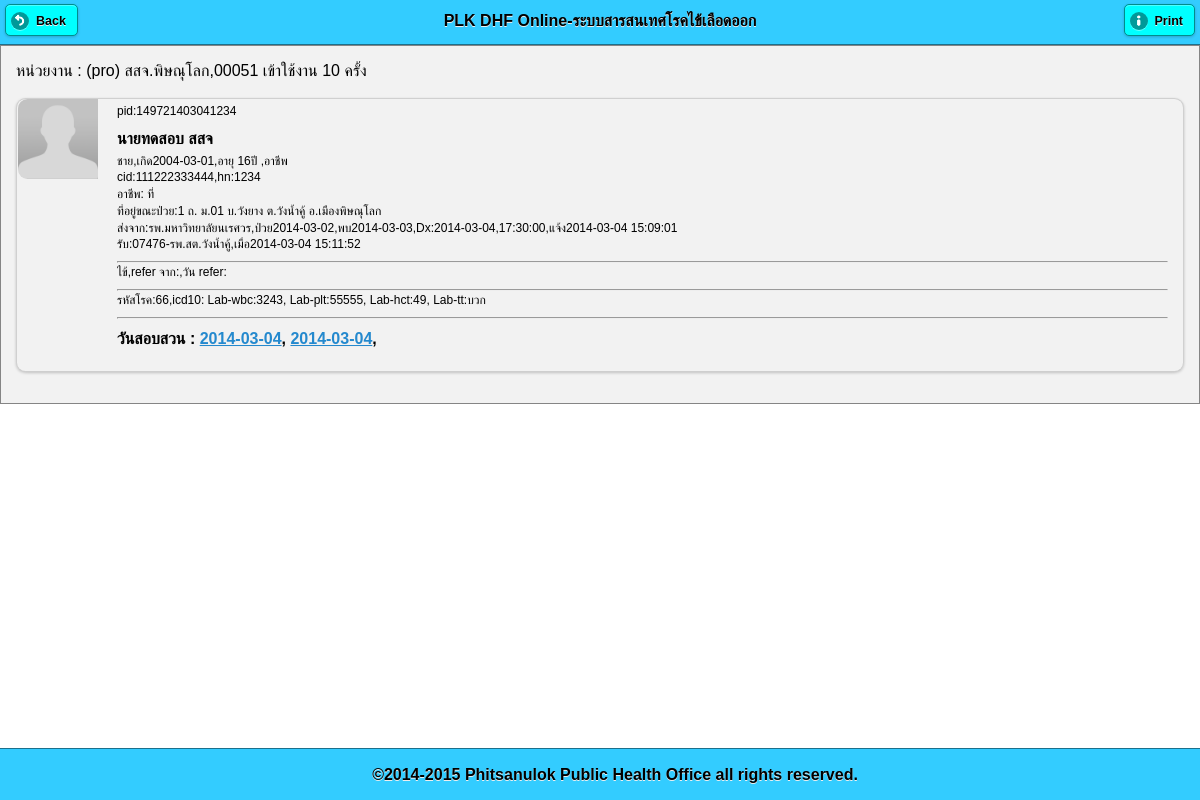
Screenshot of /pt_info.php?pid=149721403041234 (signed in) with the database file from the repository.
### tables this page shows
CREATE TABLE `patient_hos` (
  `pid` varchar(100) NOT NULL DEFAULT '',
  `datetime_send` datetime DEFAULT NULL,
  `office_own` varchar(5) DEFAULT NULL,
  `user_own` varchar(50) DEFAULT NULL,
  `hn` varchar(100) DEFAULT NULL,
  `prename` varchar(100) DEFAULT NULL,
  `sex` varchar(25) DEFAULT NULL,
  `name` varchar(100) DEFAULT NULL,
  `lname` varchar(100) DEFAULT NULL,
  `cid` varchar(100) DEFAULT NULL,
  `bdate` date DEFAULT NULL,
  `agey` varchar(100) DEFAULT NULL,
  `pt_tel` varchar(100) DEFAULT NULL,
  `family` varchar(255) DEFAULT NULL,
  `occupat` varchar(100) DEFAULT NULL,
  `school_workplace` varchar(255) DEFAULT NULL,
  `code506` varchar(100) DEFAULT NULL,
  `icd10` varchar(100) DEFAULT NULL,
  `pt_type` varchar(100) DEFAULT NULL,
  `doctor` varchar(100) DEFAULT NULL,
  `date_dx` date DEFAULT NULL,
  `time_dx` time DEFAULT NULL,
  `date_ill` date DEFAULT NULL,
  `date_found` date DEFAULT NULL,
  `pt_status` varchar(100) DEFAULT NULL,
  `symtom` varchar(255) DEFAULT NULL,
  `refer_from` varchar(255) DEFAULT NULL,
  `date_refer` date DEFAULT NULL,
  `amp` varchar(4) DEFAULT NULL,
  `tmb` varchar(6) DEFAULT NULL,
  `moo` varchar(8) DEFAULT NULL,
  `road` varchar(100) DEFAULT NULL,
  `addr` varchar(100) DEFAULT NULL,
  `lab_wbc` varchar(100) DEFAULT NULL,
  `note_text` varchar(255) DEFAULT NULL,
  `lab_plt` varchar(100) DEFAULT NULL,
  `lab_hct` varchar(100) DEFAULT NULL,
  `lab_tt` varchar(100) DEFAULT NULL,
  `send_to_amp` varchar(4) DEFAULT NULL,
  `sender` varchar(255) DEFAULT NULL,
  `img_pt` varchar(255) DEFAULT NULL,
  `send_back_by` varchar(25) DEFAULT NULL,
  PRIMARY KEY (`pid`)
);

CREATE TABLE `user` (
  `user` varchar(25) NOT NULL DEFAULT '',
  `pass` varchar(25) DEFAULT NULL,
  `pcucode` varchar(25) DEFAULT NULL,
  `hserv` varchar(9) DEFAULT NULL,
  `off_type` varchar(10) DEFAULT NULL,
  `off_name` varchar(100) DEFAULT NULL,
  `prov` varchar(2) DEFAULT NULL,
  `amp` varchar(4) DEFAULT NULL,
  `tmb` varchar(6) DEFAULT NULL,
  `level` varchar(255) DEFAULT NULL,
  `permit` varchar(1) DEFAULT NULL,
  `login_count` int(11) DEFAULT NULL,
  `last_login` datetime DEFAULT NULL,
  PRIMARY KEY (`user`)
);

CREATE TABLE `patient_home` (
  `id` int(11) NOT NULL AUTO_INCREMENT,
  `pid` varchar(255) NOT NULL,
  `datetime_do` datetime NOT NULL DEFAULT '0000-00-00 00:00:00',
  `lat` varchar(25) DEFAULT NULL,
  `lng` varchar(25) DEFAULT NULL,
  `occupat` varchar(255) DEFAULT NULL,
  `school_workplace` varchar(255) DEFAULT NULL,
  `date_ill_diff` varchar(11) DEFAULT NULL,
  `travel_to` varchar(255) DEFAULT NULL,
  `date_travel` date DEFAULT NULL,
  `s1` varchar(255) DEFAULT NULL,
  `f1` varchar(255) DEFAULT NULL,
  `ci1` varchar(255) DEFAULT NULL,
  `s2` varchar(255) DEFAULT NULL,
  `f2` varchar(255) DEFAULT NULL,
  `ci2` varchar(255) DEFAULT NULL,
  `s3` varchar(255) DEFAULT NULL,
  `f3` varchar(255) DEFAULT NULL,
  `ci3` varchar(255) DEFAULT NULL,
  `s4` varchar(255) DEFAULT NULL,
  `f4` varchar(255) DEFAULT NULL,
  `hi` varchar(255) DEFAULT NULL,
  `s5` varchar(255) DEFAULT NULL,
  `f5` varchar(255) DEFAULT NULL,
  `ci` varchar(255) DEFAULT NULL,
  `bi` varchar(255) DEFAULT NULL,
  `chk_spray` varchar(255) DEFAULT NULL,
  `num_spray_home` varchar(255) DEFAULT NULL,
  `chk_destroy` varchar(255) DEFAULT NULL,
  `num_destroy_home` varchar(255) DEFAULT NULL,
  `chk_meeting` varchar(255) DEFAULT NULL,
  `chk_campaign` varchar(255) DEFAULT NULL,
  `chk_other` varchar(255) DEFAULT NULL,
  `note_other` varchar(255) DEFAULT NULL,
  `note_env` varchar(255) DEFAULT NULL,
  `note_sum` varchar(255) DEFAULT NULL,
  `reporter` varchar(255) DEFAULT NULL,
  `img_act` varchar(255) DEFAULT NULL,
  PRIMARY KEY (`id`)
);

### pt_info.php (the view, shortened to what this page needs)
<!DOCTYPE html>
<html>
    <head>
        <?php require 'lib.php'; ?>
    </head>
    <body>
        <?php
        $sql = "select pt.pid,pt.office_own,CONCAT(pt.prename,pt.name,' ',pt.lname) as fullname
,pt.hn,pt.cid
,pt.sex,pt.bdate,pt.agey
,pt.occupat,pt.school_workplace ,
concat(if(pt.addr is null,'-',pt.addr),'  ถ.',if(pt.road is NULL,'-',pt.road) ,'  ม.',SUBSTR(pt.moo,7,2),' บ.',moo.`name`,' ต.',tmb.`name`,' อ.',amp.`name`) as address
,off_own.off_name as send_from,pt.date_ill,pt.date_found,pt.date_dx,pt.time_dx,pt.datetime_send
,rp.datetime_receive,rp.pcu_receive as receiver,rp.off_name as receiver1
,pt.icd10,pt.code506,pt.lab_wbc,pt.lab_plt,pt.lab_hct,pt.lab_tt,pt.symtom
,pt.refer_from,pt.note_text
from patient_hos pt
LEFT JOIN (select r.*,u.off_name from receive r LEFT JOIN user u on r.pcu_receive = u.pcucode) rp on rp.pid = pt.pid
LEFT JOIN user off_own on off_own.pcucode=pt.office_own
LEFT JOIN moo moo on moo.`code` = pt.moo
LEFT JOIN tmb tmb on tmb.`code`=pt.tmb
LEFT JOIN amp amp on amp.`code` = pt.amp
where pt.pid ='$_GET[pid]'";
        $result = mysql_query($sql);
        $row = mysql_fetch_array($result);
        ?>
        <div data-role="page" id="page-1">
            <div data-role="header" data-position="fixed" data-theme="f">
                <a href="main_screen.php" rel="external"  data-icon="back">Back</a>
                <?php require 'txt_head.php'; ?>
                <a href="#" rel="external" onclick=" window.print();" data-icon="info">Print</a>
            </div>
            <div data-role="content" data-theme="f">
                <?php require 'office_title.php'; ?>
                <ul data-role="listview" data-inset="true">
                    <li data-role="fieldcontain">
                        <img src="img_pt/nopic.png">
                        <p>pid:<?= $row[pid] ?></p>
                        <h2><?= $row[fullname] ?>
                        </h2>
                        <p><?= $row[sex]?>,เกิด<?= $row[bdate] ?>,อายุ <?= $row[agey] ?>ปี ,อาชีพ <?= $row[occupat] ?></p>
                        <p>cid:<?= $row[cid] ?>,hn:<?= $row[hn] ?></p>
                        <p>อาชีพ:<?= $row[occupat] . " ที่ " . $row[school_workplace] . " " . $row[tel] ?></a></p>
                        <p>ที่อยู่ขณะป่วย:<?= $row[address] ?></p>
                        <p>ส่งจาก:<?= $row[send_from] ?>,ป่วย<?= $row[date_ill] ?>,พบ<?= $row[date_found] ?>,Dx:<?=$row[date_dx]?>,<?=$row[time_dx]?>,แจ้ง<?= $row[datetime_send] ?></p>
                        <p>รับ:<?= $row[receiver] . "-" . $row[receiver1] ?>,เมื่อ<?= $row[datetime_receive] ?></p>
                        <hr>
                        <p><?=$row[symtom]?>,refer จาก:<?=$row[refer_from]?>,วัน refer:<?=$row[date_refer]?></p>
                        <hr>
                        <p>รหัสโรค:<?= $row[code506] ?>,icd10:<?= $row[icd10] ?>
                            Lab-wbc:<?= $row[lab_wbc] ?>,
                            Lab-plt:<?= $row[lab_plt] ?>,
                            Lab-hct:<?= $row[lab_hct] ?>,
                            Lab-tt:<?= $row[lab_tt] ?>
                        </p>
                        <hr>
                        <h4>
                            วันสอบสวน :
                            <?php
                            $result_invest = mysql_query("select id,date(datetime_do) as dtd from patient_home where pid='$_GET[pid]'");
                            while ($rw = mysql_fetch_array($result_invest)) {
                                ?>
                                <a  href="pt_info_home.php?pid=<?= $_GET[pid] ?>&id=<?= $rw[id] ?>" rel="external"><?= $rw[dtd] ?></a>,
                                <?php
                            }
                            ?>
                        </h4>
                    </li>
                </ul>
            </div>
            <div data-role="footer" data-position="fixed" data-theme="f"  class="ui-bar" >
                <?php require 'txt_foot.php'; ?>
            </div>
        </div>
    </body>
</html>

### lib.php (shortened to what this page needs)
<link rel="stylesheet" href="lib/jquery.mobile-1.3.2.min.css" />
<link rel="stylesheet" href="themes/theme.css" />

### txt_head.php
<h3>PLK DHF Online-ระบบสารสนเทศโรคไข้เลือดออก</h3>

### office_title.php
<div>
    หน่วยงาน : <?php echo "($_SESSION[login_level]) $_SESSION[login_off_name],$_SESSION[login_pcucode]  เข้าใช้งาน $_SESSION[login_count] ครั้ง"; ?>
</div>

### txt_foot.php
<h4>&copy;2014-2015 Phitsanulok Public Health Office all rights reserved.</h4>

### themes/theme.css (style rules this page uses)
html { font-size: 100%; }
body, input, select, textarea, button, .ui-btn { font-size: 1em; line-height: 1.3; font-family: sans-serif ; }
.ui-field-contain { border-bottom-color: #828282; border-bottom-color: rgba(0,0,0,.15); border-bottom-width: 1px; border-bottom-style: solid; }
.ui-btn, label.ui-btn { font-weight: bold; border-width: 1px; border-style: solid; }
.ui-btn:link { text-decoration: none !important; }
.ui-corner-all { -webkit-border-radius: .6em ; border-radius: .6em ; }
.ui-btn-corner-all, .ui-btn.ui-corner-all, .ui-slider-track.ui-corner-all, .ui-flipswitch.ui-corner-all, .ui-li-count { -webkit-border-radius: .3125em ; border-radius: .3125em ; }
.ui-btn-corner-all, .ui-corner-all { -webkit-background-clip: padding; background-clip: padding-box; }
.ui-shadow { -webkit-box-shadow: 0 1px 3px rgba(0,0,0,.2) ; -moz-box-shadow: 0 1px 3px rgba(0,0,0,.2) ; box-shadow: 0 1px 3px rgba(0,0,0,.2) ; }
.ui-btn-icon-left:after, .ui-btn-icon-right:after, .ui-btn-icon-top:after, .ui-btn-icon-bottom:after, .ui-btn-icon-notext:after { background-color: #666666 ; background-color: rgba(0,0,0,.3) ; background-position: center center; background-repeat: no-repeat; -webkit-border-radius: 1em; border-radius: 1em; }
.ui-overlay-c, .ui-page-theme-c, .ui-page-theme-c .ui-panel-wrapper { background: #f9f9f9 ; border-color: #bbbbbb ; color: #333333 ; text-shadow: 0 1px 0 #f3f3f3 ; }
.ui-body-c, .ui-page-theme-c .ui-body-inherit, html .ui-bar-c .ui-body-inherit, html .ui-body-c .ui-body-inherit, html body .ui-group-theme-c .ui-body-inherit, html .ui-panel-page-container-c { background: #ffffff ; border-color: #dddddd ; color: #333333 ; text-shadow: 0 1px 0 #f3f3f3 ; }
.ui-body-c { border-width: 1px; border-style: solid; }
.ui-page-theme-c a, html .ui-bar-c a, html .ui-body-c a, html body .ui-group-theme-c a { color: #3388cc ; font-weight: bold; }
.ui-page-theme-c .ui-btn, html .ui-bar-c .ui-btn, html .ui-body-c .ui-btn, html body .ui-group-theme-c .ui-btn, html head + body .ui-btn.ui-btn-c, .ui-page-theme-c .ui-btn:visited, html .ui-bar-c .ui-btn:visited, html .ui-body-c .ui-btn:visited, html body .ui-group-theme-c .ui-btn:visited, html head + body .ui-btn.ui-btn-c:visited { background: #f6f6f6 ; border-color: #dddddd ; color: #333333 ; text-shadow: 0 1px 0 #f3f3f3 ; }
.ui-bar-f, .ui-page-theme-f .ui-bar-inherit, html .ui-bar-f .ui-bar-inherit, html .ui-body-f .ui-bar-inherit, html body .ui-group-theme-f .ui-bar-inherit { background: #33ccff ; border-color: #1c708c ; color: #000000 ; text-shadow: 0 1px 0 #eeeeee ; font-weight: bold; }
.ui-bar-f { border-width: 1px; border-style: solid; }
.ui-body-f, .ui-page-theme-f .ui-body-inherit, html .ui-bar-f .ui-body-inherit, html .ui-body-f .ui-body-inherit, html body .ui-group-theme-f .ui-body-inherit, html .ui-panel-page-container-f { background: #f2f2f2 ; border-color: #858585 ; color: #000000 ; text-shadow: 0 1px 0 #eeeeee ; }
.ui-body-f { border-width: 1px; border-style: solid; }
.ui-page-theme-f a, html .ui-bar-f a, html .ui-body-f a, html body .ui-group-theme-f a { color: #000000 ; font-weight: bold; }
.ui-page-theme-f .ui-btn, html .ui-bar-f .ui-btn, html .ui-body-f .ui-btn, html body .ui-group-theme-f .ui-btn, html head + body .ui-btn.ui-btn-f, .ui-page-theme-f .ui-btn:visited, html .ui-bar-f .ui-btn:visited, html .ui-body-f .ui-btn:visited, html body .ui-group-theme-f .ui-btn:visited, html head + body .ui-btn.ui-btn-f:visited { background: #00ffff ; border-color: #008c8c ; color: #000000 ; text-shadow: 0 1px 0 #eeeeee ; }

### rows the page displays
patient_hos: pid "149721403041234", sex "ชาย", bdate "2004-03-01", agey "16", cid "111222333444", hn "1234", user.off_name "รพ.มหาวิทยาลัยนเรศวร", date_ill "2014-03-02", date_found "2014-03-03", date_dx "2014-03-04", time_dx "17:30:00", datetime_send "2014-03-04 15:09:01", symtom "ไข้", code506 "66", lab_wbc "3243", lab_plt "55555", lab_hct "49", lab_tt "บวก"
patient_home: rw "2014-03-04"
patient_home: rw "2014-03-04"

### other values shown
$_SESSION[login_level] "pro"
$_SESSION[login_off_name] "สสจ.พิษณุโลก"
$_SESSION[login_pcucode] "00051"
$_SESSION[login_count] "10"
$row[fullname] "นายทดสอบ สสจ"
$row[address] "1 ถ. ม.01 บ.วังยาง ต.วังน้ำคู้ อ.เมืองพิษณุโลก"
$row[receiver] "07476"
$row[receiver1] "รพ.สต.วังน้ำคู้"
$row[datetime_receive] "2014-03-04 15:11:52"
